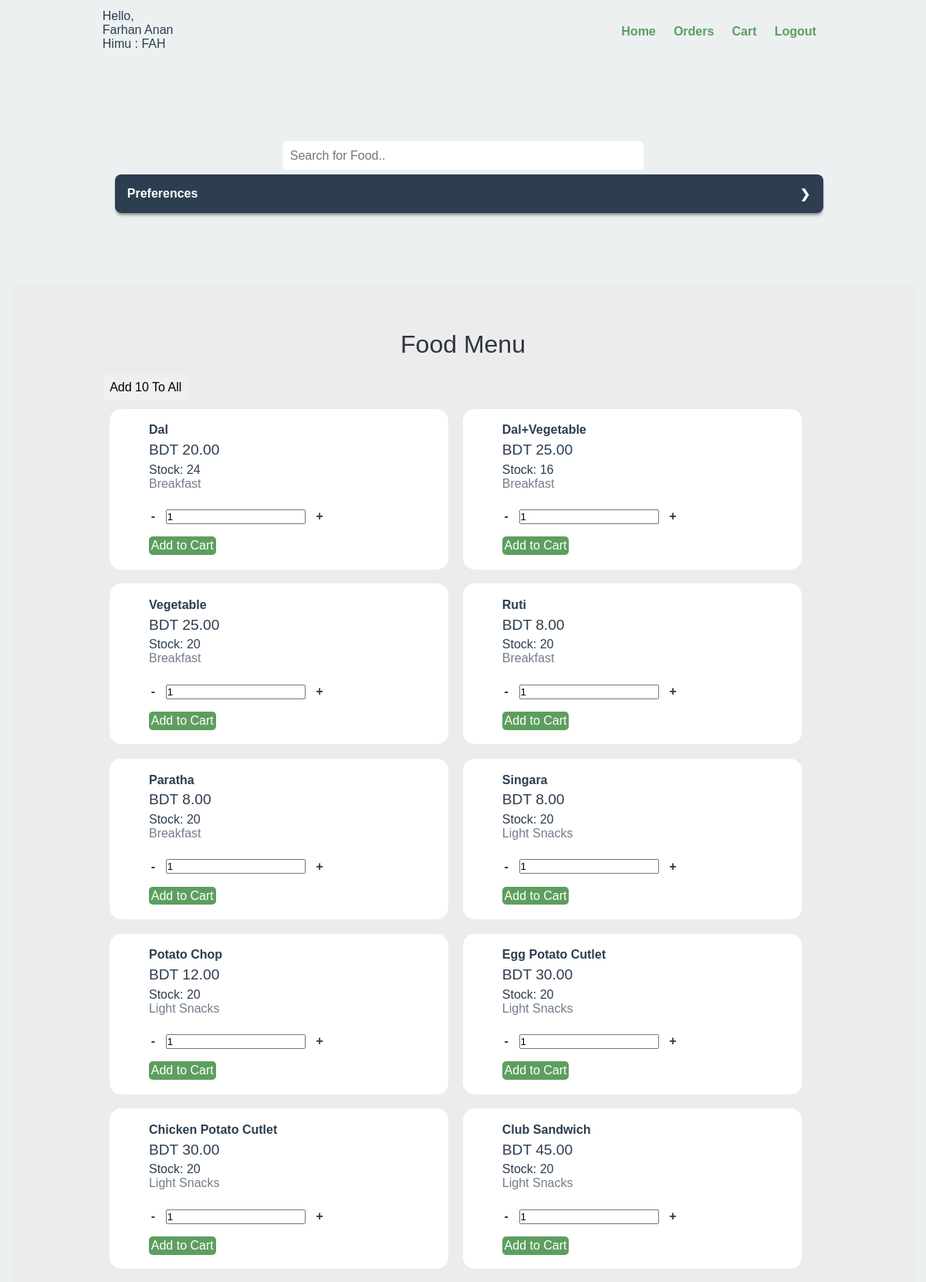
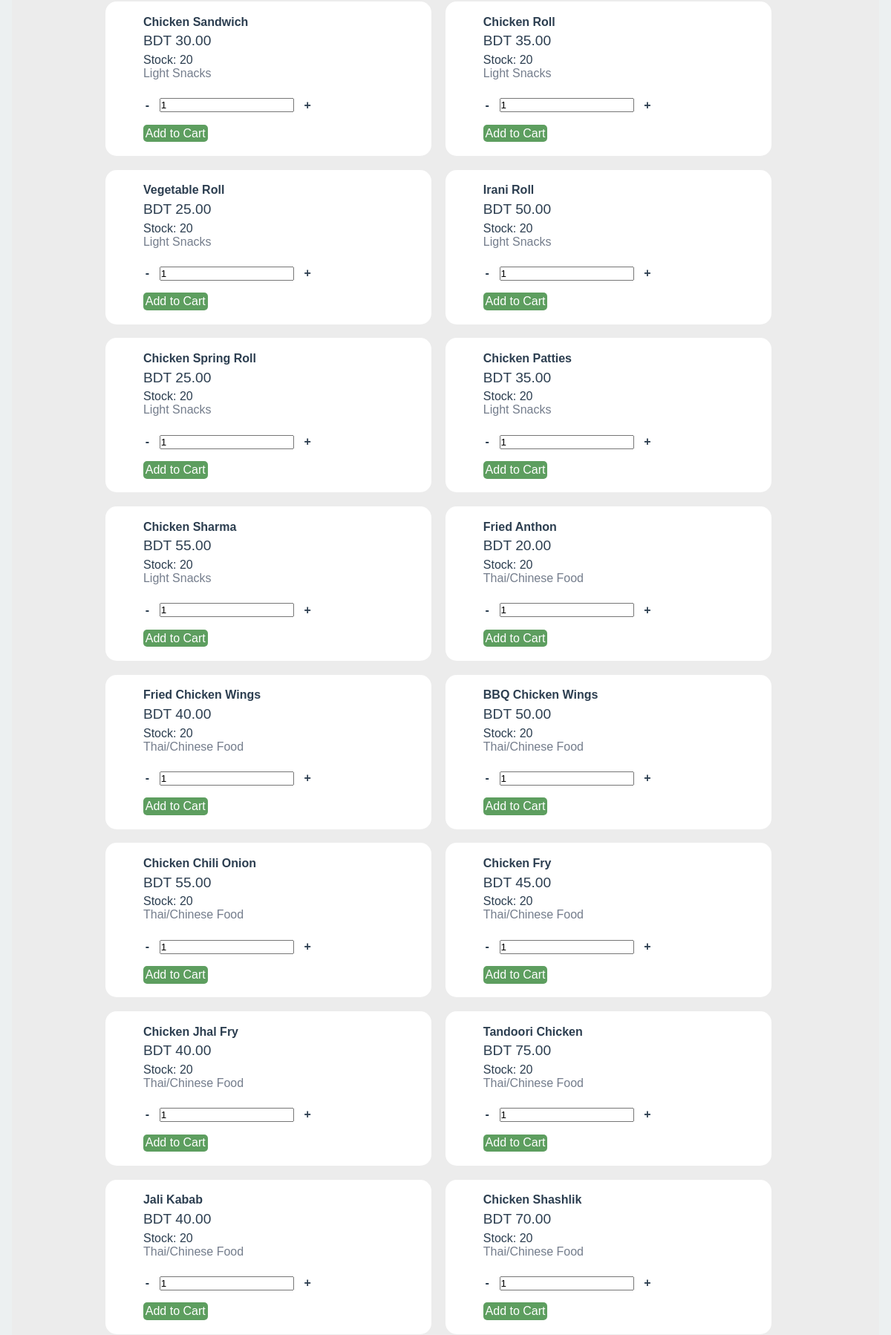
Page /index.php (signed in, upper part) on the committed database (2 pictures, top to bottom).
### tables this page shows
CREATE TABLE `food_items` (
  `id` int(11) NOT NULL,
  `name` varchar(30) NOT NULL,
  `price` int(11) NOT NULL,
  `stock` int(11) DEFAULT NULL,
  `food_type_id` int(11) DEFAULT NULL
);

### config/constants.php (called while the page is built, shortened)
<?php
    $conn = mysqli_connect(LOCALHOST, DB_USERNAME, DB_PASSWORD) or die(mysqli_error());
    $food_type = retFoodTypes($conn);
function retFoodTypes($conn){
    $sql = "SELECT food_type from food_type";
    $res = mysqli_query($conn, $sql);
    $count = mysqli_num_rows($res);
    $arr = array();
    if($count>0)
    {
        while($row=mysqli_fetch_assoc($res))
        {
            array_push($arr,$row['food_type']);
        }
    }
    return $arr;
}
function masterFoodQuery($conn,$dietArr=array(),$budget=null,$search=null,$categoryFilter=null,$sort=null){
    $dietFlag = !empty($dietArr);
    $budgetFlag = !is_null($budget);
    $searchFlag =!is_null($search);
    $categoryFlag =!is_null($categoryFilter);
    $prevFlag = false;
    $retString = "SELECT * FROM food_items WHERE ";
    if($dietFlag||$budgetFlag||$searchFlag||$categoryFlag){
        if($dietFlag){
            $retString .= makeDietFilter($conn,$dietArr);
            $prevFlag = true;
        }
        if($prevFlag){
            $retString.=" and ";
            $prevFlag = false;
        }
        if($budgetFlag){
            $retString.=" food_items.price<=(";
            $retString.=budgetCalc($budget);
            $retString.=")";
            $prevFlag = true;
        }
        if($prevFlag){
            $retString.=" and ";
            $prevFlag = false;
        }
        if($searchFlag){
            $retString.="food_items.name like '%$search%'";
            $prevFlag = true;
        }
        if($prevFlag){
            $retString.=" and ";
            $prevFlag = false;
        }
        if($categoryFlag){
            $retString.="food_items.food_type_id=$categoryFilter";
        }
        if(andIsLast($retString)==0){
            $retString = preg_replace('/\W\w+\s*(\W*)$/', '$1', $retString);
        }
    }else{
        $retString.="1";
    }
    $retString .= sortQuery($sort);
    return $retString;
}
function sortQuery($sort){
    $str ="";
    switch($sort){
        default:
            $str = "";
    }
    return $str;
}
?>

### index.php (the view, shortened to what this page needs)
    <?php include('partials-front/menu.php');
    ?>
    <section class="food-search text-center">
        <div class="container">
                <input id=search type="search" name="search" placeholder="Search for Food.." onchange="renderFilter()">
                <br>
<div class="row">
  <div class="col">
    <div class="tabs">
      <div class="tab">
        <label class="tab-label" for="chck1">
          <?php
          if($_SESSION['type_id']!=5){
            echo "Preferences";
          }else{
            echo "Filter";
          }
          ?></label>
      </div>
    </div>
  </div>
        </div>
    </section>
    <section class="food-menu">
        <div class="container">
            <h2 class="text-center">Food Menu</h2>
            <button class='btn' onclick='addStock(10)'>Add 10 To All</button>
<div id=ajax-clear>
            <?php
                $sql = masterFoodQuery($conn);
                $res=mysqli_query($conn, $sql);
                $count = mysqli_num_rows($res);
                if($count>0)
                {
                    while($row=mysqli_fetch_assoc($res))
                    {
                        $id = $row['id'];
                        $name = $row['name'];
                        $category = $food_type[$row['food_type_id']-1];
                        $price = $row['price'];
                        $stock = $row['stock'];
                        ?>
                        <div class="food-menu-box">
                            <div class="food-menu-desc">
                                <h4><?php echo $name; ?></h4>
                                <p class="food-price">BDT <?php echo $price; ?>.00</p>
                                <?php if($_SESSION['type_id']!=4){?>
                                <p>Stock: <?php echo $stock;?></p>
                                  <?php }?>
                                <p class="food-detail">
                                    <?php echo $category; ?>
                                </p>
                                <br>
                                <div class="d-flex jusctify-content-center col-md-12">
                                    <div class="qty-div">
                                        <span class="btn btn-sm btn-secondary btn-minus"><b>-</b></span>
                                        <input type="number" name="qty" class="qty" value="1" min="1">
                                        <span class="btn btn-sm btn-secondary btn-plus"><b>+</b></span>
                                    </div>
                                    <button class="btn btn-primary btn-block btn-sm col-sm-4 add_to_cart" type="button" value=<?php echo $id?>>Add to Cart</button>
                                </div>
                            </div>
                        </div>
                        <?php
                    }
                }
                else
                {
                    echo "<div class='error'>Food not found.</div>";
                }
            ?>
            </div>
        </div>
    </section>
    <?php include('partials-front/footer.php'); ?>

### css/style.css (style rules this page uses)
* { margin: 0 0; padding: 0 0; font-family: Arial, Helvetica, sans-serif; }
.container { width: 80%; margin: 0 auto; padding: 1%; }
.text-center { text-align: center; }
.btn { padding: 1%; border: none; font-size: 1rem; border-radius: 5px; }
.btn-primary { background-color: #5d9e5f; color: white; cursor: pointer; }
h2 { color: #2f3542; font-size: 2rem; margin-bottom: 2%; }
.food-search { background-size: cover; background-repeat: no-repeat; background-position: center; padding: 7% 0; }
.food-search input[type="search"] { width: 50%; padding: 1%; font-size: 1rem; border: none; border-radius: 5px; }
.food-menu { background-color: #ececec; padding: 4% 0; }
.food-menu-box { width: 43%; margin: 1%; padding: 2%; float: left; background-color: white; border-radius: 15px; }
.food-menu-desc { width: 70%; float: left; margin-left: 8%; }
.food-price { font-size: 1.2rem; margin: 2% 0; }
.food-detail { font-size: 1rem; color: #747d8c; }

### index.php (style rules this page uses)
.qty-div { margin: 0 0 10 0; }
input { margin: 0.4rem; }
body { color: #2c3e50; background: #ecf0f1; padding: 0 1em 1em; }
h2 { margin: 0 0 0.5em; font-weight: normal; }
.row { display: flex; }
.row .col { flex: 1; }
.row .col:last-child { margin-left: 1em; }
.tabs { border-radius: 8px; overflow: hidden; box-shadow: 0 4px 4px -2px rgba(0, 0, 0, 0.5); }
.tab { width: 100%; color: white; overflow: hidden; }
.tab-label { display: flex; justify-content: space-between; padding: 1em; background: #2c3e50; font-weight: bold; cursor: pointer; }
.tab-label::after { content: "❯"; width: 1em; height: 1em; text-align: center; transition: all 0.35s; }

### partials-front/menu.php (style rules this page uses)
input[type="number"] { -moz-appearance: textfield; appearance: textfield; }
.btn-minus,.btn-plus { cursor:pointer; -webkit-touch-callout: none; -webkit-user-select: none; -khtml-user-select: none; -moz-user-select: none; -ms-user-select: none; user-select: none; }

### rows in the picture
food_items: name "Dal", price "20", stock "24", food_type "Breakfast"
food_items: name "Dal+Vegetable", price "25", stock "16", food_type "Breakfast", $id 2 (drawn)
food_items: name "Vegetable", price "25", stock "20", food_type "Breakfast", $id 3 (drawn)
food_items: name "Ruti", price "8", stock "20", food_type "Breakfast", $id 4 (drawn)
food_items: name "Paratha", price "8", stock "20", food_type "Breakfast", $id 5 (drawn)
food_items: name "Singara", price "8", stock "20", food_type "Light Snacks", $id 6 (drawn)
food_items: name "Potato Chop", price "12", stock "20", food_type "Light Snacks", $id 7 (drawn)
food_items: name "Egg Potato Cutlet", price "30", stock "20", food_type "Light Snacks", $id 8 (drawn)
food_items: name "Chicken Potato Cutlet", price "30", stock "20", food_type "Light Snacks", $id 9 (drawn)
food_items: name "Club Sandwich", price "45", stock "20", food_type "Light Snacks", $id 10 (drawn)
food_items: name "Chicken Sandwich", price "30", stock "20", food_type "Light Snacks", $id 11 (drawn)
food_items: name "Chicken Roll", price "35", stock "20", food_type "Light Snacks", $id 12 (drawn)
food_items: name "Vegetable Roll", price "25", stock "20", food_type "Light Snacks", $id 13 (drawn)
food_items: name "Irani Roll", price "50", stock "20", food_type "Light Snacks", $id 14 (drawn)
food_items: name "Chicken Spring Roll", price "25", stock "20", food_type "Light Snacks", $id 15 (drawn)
food_items: name "Chicken Patties", price "35", stock "20", food_type "Light Snacks", $id 16 (drawn)
food_items: name "Chicken Sharma", price "55", stock "20", food_type "Light Snacks", $id 17 (drawn)
food_items: name "Fried Anthon", price "20", stock "20", food_type "Thai/Chinese Food", $id 18 (drawn)
food_items: name "Fried Chicken Wings", price "40", stock "20", food_type "Thai/Chinese Food", $id 19 (drawn)
food_items: name "BBQ Chicken Wings", price "50", stock "20", food_type "Thai/Chinese Food"
food_items: name "Chicken Chili Onion", price "55", stock "20", food_type "Thai/Chinese Food", $id 21 (drawn)
food_items: name "Chicken Fry", price "45", stock "20", food_type "Thai/Chinese Food", $id 22 (drawn)
food_items: name "Chicken Jhal Fry", price "40", stock "20", food_type "Thai/Chinese Food", $id 23 (drawn)
food_items: name "Tandoori Chicken", price "75", stock "20", food_type "Thai/Chinese Food", $id 24 (drawn)
food_items: name "Jali Kabab", price "40", stock "20", food_type "Thai/Chinese Food", $id 25 (drawn)
food_items: name "Chicken Shashlik", price "70", stock "20", food_type "Thai/Chinese Food", $id 26 (drawn)

### other values in the picture
$name "Farhan Anan Himu"
$id "FAH"
